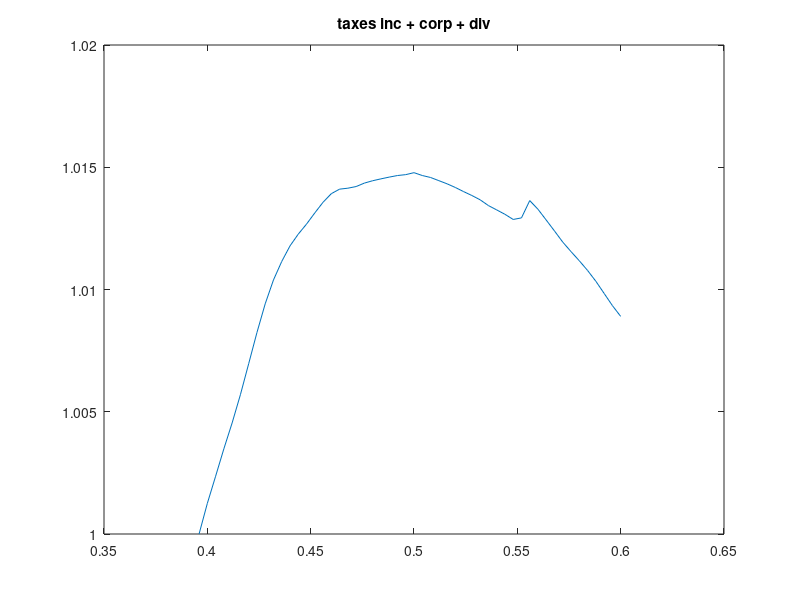
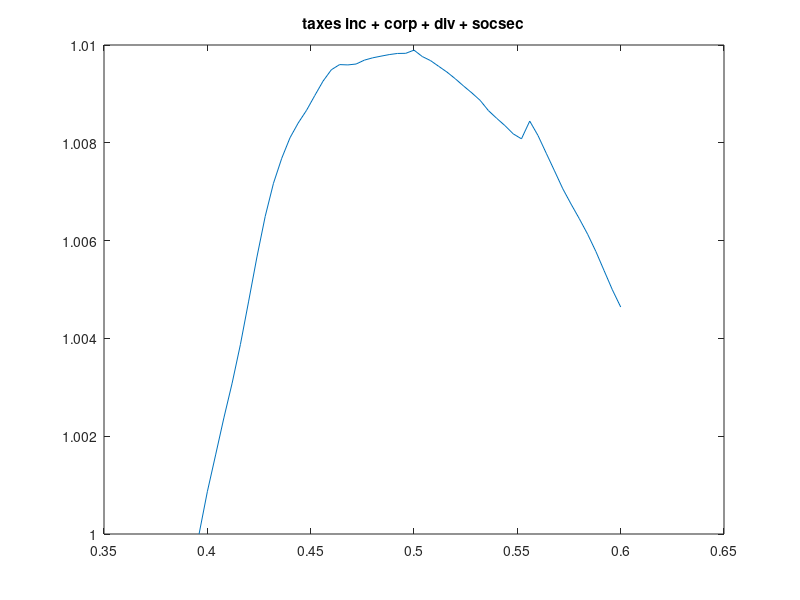
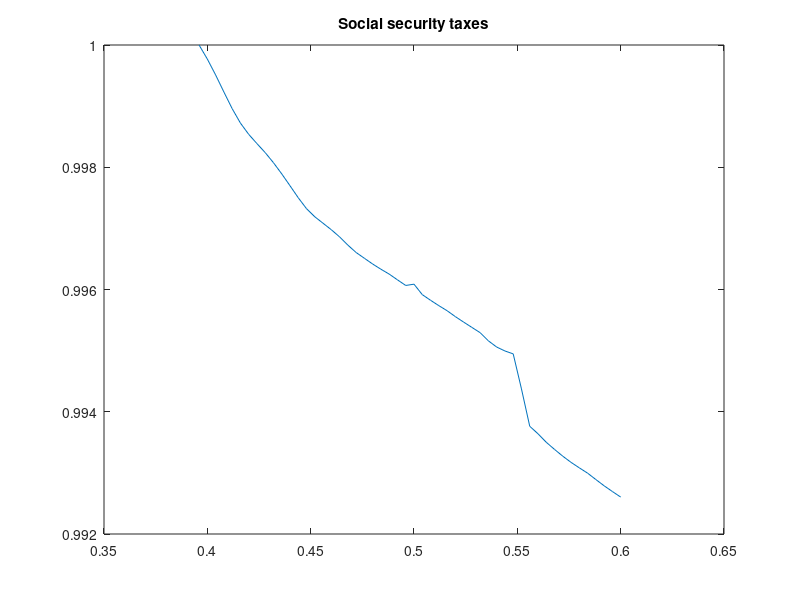
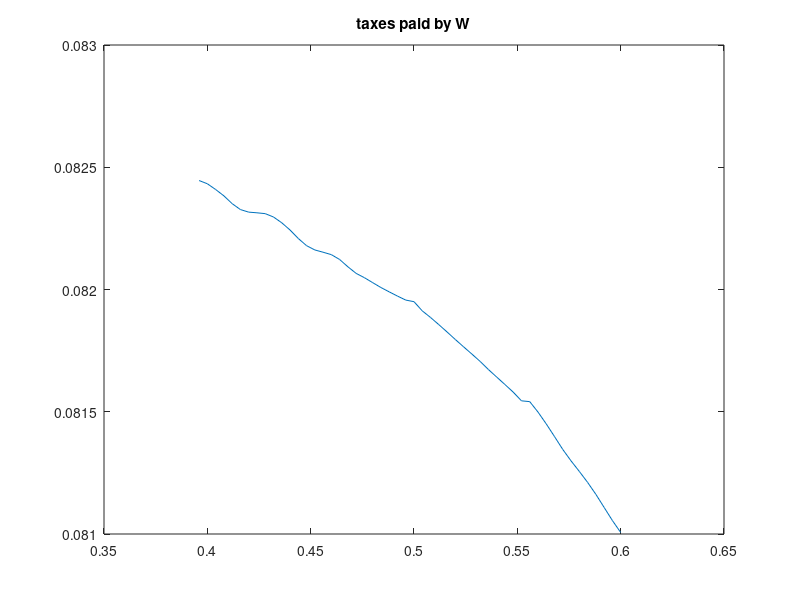

Here is the MATLAB script that generated these plots, in order:
% compstat
clear
clc
close all

% "taxes_occ" is a (n_tau_h,no) array, with no=4, which gives the total taxes
% paid by each of the no groups of young people: {W,EP,ES,EC}. 
% Note that in CF2 (no avoidance), the ES group is empty, so
% taxes_occ(tau_h,3) = 0, for all tau_h.
% "taxes_tot" gives total taxes, including social security taxes

tau_h_vec  = load('tau_h_vec.txt');

taxes_tot  = load('taxes_tot_vec.txt');
taxes_corp = load('taxes_corp_vec.txt');
taxes_div  = load('taxes_div_vec.txt');
taxes_inc  = load('taxes_inc_vec.txt');
taxes_ss   = load('taxes_ss_vec.txt');
taxes_occ  = load('taxes_occ_vec.txt');
taxes_r    = load('taxes_r_vec.txt');
Y_vec      = load('Y_vec.txt');
share_EC_entre = load('share_EC_entre_vec.txt');
taxes_occ  = reshape(taxes_occ,[numel(tau_h_vec),4]);
taxes_inc_corp_div = taxes_inc + taxes_div + taxes_corp;

[~,max_ind] = max(taxes_inc_corp_div);
tau_h_max = tau_h_vec(max_ind);
disp('Revenue-maximizing tax rate')
disp(tau_h_max)

% Check
check_taxes = sum(taxes_occ,2)+taxes_r-taxes_tot;
if any(abs(check_taxes)>1e-6)
    warning('taxes tot is wrong')
end

% Make plots
tau_h_grid = 1:numel(tau_h_vec);

figure
plot(tau_h_vec(tau_h_grid),taxes_inc_corp_div(tau_h_grid)/taxes_inc_corp_div(1))
title('taxes inc + corp + div')

figure
plot(tau_h_vec(tau_h_grid),taxes_tot(tau_h_grid)/taxes_tot(1))
title('taxes inc + corp + div + socsec')

figure
plot(tau_h_vec,taxes_ss/taxes_ss(1))
title('Social security taxes')

figure
plot(tau_h_vec,taxes_occ(:,1))
title('taxes paid by W')
figure
plot(tau_h_vec,taxes_occ(:,2))
title('taxes paid by EP')
figure
plot(tau_h_vec,taxes_occ(:,3))
title('taxes paid by ES')
figure
plot(tau_h_vec,taxes_occ(:,4))
title('taxes paid by EC')

% n = 32;
% 
% x_min = 0.396;
% x_max = 0.52;
% step = (x_max-x_min)/(n-1);
% 
% % Now we set x_max = 0.55
% % Keep step constant, what is the right n?
% x_max = 0.552;
% n1 = (x_max-x_min)/step+1;